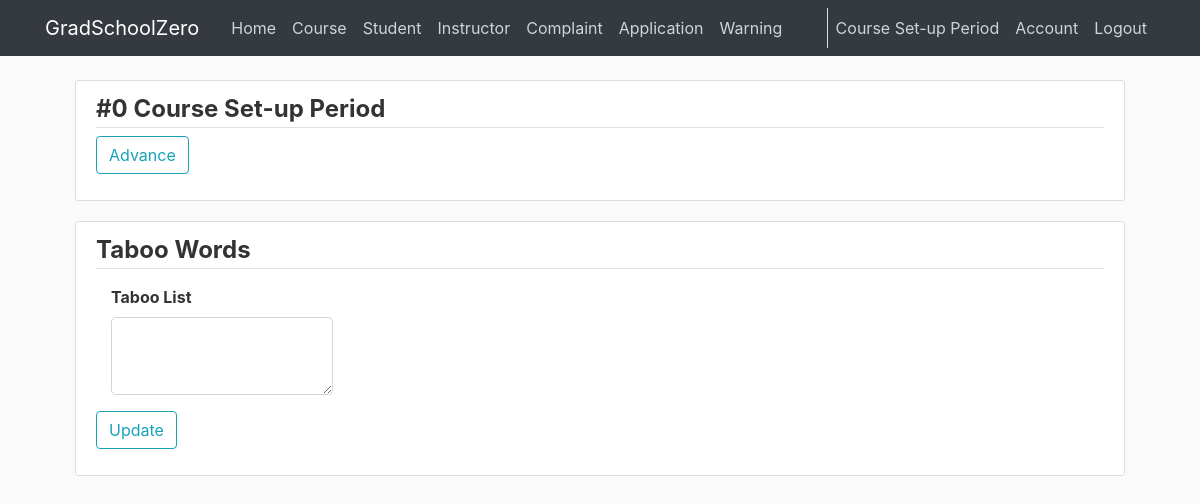
The page /admin/period (signed in) on the database as committed earlier.
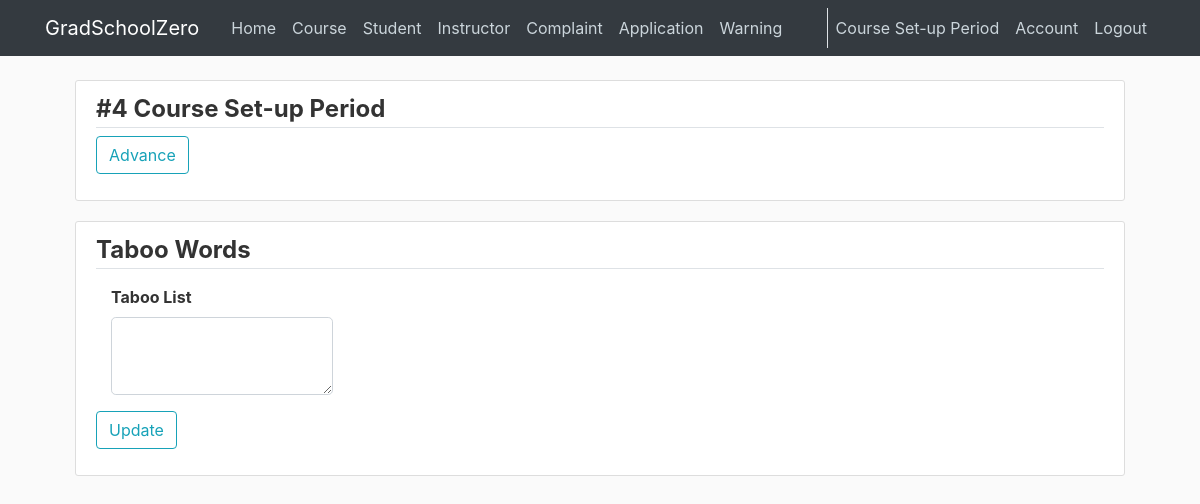
The same page on the database as committed later.
### cunyzero/models.py (models this page shows, shortened)
class Period(db.Model):#set-up, registration, running, or grading period
    id = db.Column(db.Integer, primary_key=True)
    period = db.Column(db.Integer, nullable = False, default=0)#periods passed
    def getPeriodName(self):# returns set-up, registration, running, or grading period
        remainder = self.period % 4
        if remainder==0:
            return "Course Set-up Period"

### cunyzero/routes.py (the view)
@app.route('/admin/period', methods=['GET', 'POST'])
def change_period():
    if current_user.role != "Admin":
        return redirect(url_for('home'))
    form = SystemForm()
    period = Period.query.all()[0]
    admin = Admin.query.all()[0]
    if form.validate_on_submit():
        if form.updateTaboo.data:
            admin.taboo_list = form.taboo_list.data
            db.session.commit()
            flash("Taboo List Updated!", 'success')
        if form.nextPeriod.data:
            period.advancePeriod()#advance to next period and do the task logic
            flash("Period Advanced!", 'success')
    elif request.method=='GET':
        form.taboo_list.data = admin.taboo_list
    return render_template("change-period.html", form=form, period=period)

### cunyzero/forms.py
class SystemForm(FlaskForm):
    taboo_list = TextAreaField('Taboo List')
    updateTaboo = SubmitField('Update')
    nextPeriod = SubmitField('Advance')

### cunyzero/models.py (called while the page is built)
@login_manager.user_loader
def load_user(user_id):
    return User.query.get(int(user_id))

    def getPeriodName(self):
        return Period.query.all()[0].getPeriodName()

### cunyzero/templates/change-period.html (shortened to what this page needs)
{% extends "layout.html" %}
{% block content %}
<div class="container">
    <form method = "post">
        <fieldset class="form-group" action="">
            <div class="container">
                <div class="meda content-section">
                    <legend class="border-bottom mb-10"><strong>#{{period.period}} {{period.getPeriodName()}}</strong></legend>
                    <div class="form-group">
                        {{ form.nextPeriod(class="btn btn-outline-info") }}
                    </div>
                </div>
                <div class="meda content-section">
                    <legend class="border-bottom mb-10"><strong>Taboo Words</strong></legend>
                    <p>
                        <div class="form-group col-md-3">
                            <strong>{{ form.taboo_list.label(class="form-control-label") }}</strong>
                            {% if form.taboo_list.errors %}
                                {{ form.taboo_list(class="form-control form-control-lg is-invalid") }}
                                <div class="invalid-feedback">
                                    {% for error in form.taboo_list.errors %}
                                        <span>{{ error }}</span>
                                    {% endfor%}
                                </div>
                            {% else %}
                                {{ form.taboo_list(class="form-control form-control-lg") }}
                            {% endif %}
                        </div>
                    </p>
                    <div class="form-group">
                        {{ form.updateTaboo(class="btn btn-outline-info") }}
                    </div>
                </div>
            </div>
        </fieldset>
    </form>
</div>
{% endblock %}

### cunyzero/templates/layout.html (shortened to what this page needs)
<!DOCTYPE html>
<html lang="en">
<head>
    <link rel="stylesheet" href="https://maxcdn.bootstrapcdn.com/bootstrap/4.0.0/css/bootstrap.min.css">
    <link rel="stylesheet" type="text/css" href="{{ url_for('static', filename='main.css') }}">
    <link rel="stylesheet" type="text/css" href="{{ url_for('static', filename='uicons-regular-rounded.css') }}">
</head>
<body id="bootstrap-overrides">
    <header class="site-header">
        <nav class="navbar navbar-expand-md navbar-dark bg-dark fixed-top">
            <div class="container">
                <a class="navbar-brand mr-4" href="/">GradSchoolZero</a>
                <div class="collapse navbar-collapse" id="navbarToggle">
                    <div class="navbar-nav mr-auto">
                        <a class="nav-item nav-link" href="{{ url_for('home') }}">Home</a>
                        {% if current_user.is_authenticated %}
                            {% if current_user.role == 'Visitor' %}
                                <a class="nav-item nav-link" href="{{ url_for('course_manage') }}">Course</a>
                                <a class="nav-item nav-link" href="{{ url_for('instructor_manage') }}">Instructor</a>
                            {% elif current_user.role == 'Admin' %}
                                <a class="nav-item nav-link" href="{{ url_for('course_manage') }}">Course</a>
                                <a class="nav-item nav-link" href="{{ url_for('student_manage') }}">Student</a>
                                <a class="nav-item nav-link" href="{{ url_for('instructor_manage') }}">Instructor</a>
                                <a class="nav-item nav-link" href="{{ url_for('complaint_manage') }}">Complaint</a>
                                <a class="nav-item nav-link" href="{{ url_for('application_manage') }}">Application</a>
                                <a class="nav-item nav-link" href="{{ url_for('review_warning_page') }}">Warning</a>
                            {% endif %}
                        {% endif %}
                    </div>
                    <div class="border-left navbar-nav">
                        {% if current_user.is_authenticated %}
                            {% if current_user.role == 'Visitor' %}
                                <a class="nav-item nav-link" href="{{ url_for('enrollment_application') }}">Enrollment</a>
                                <a class="nav-item nav-link" href="{{ url_for('logout') }}">Logout</a>
                            {% else %}
                                {% if current_user.role == "Admin" %}
                                    <a class="nav-item nav-link" href="{{ url_for('change_period') }}">{{current_user.getPeriodName()}}</a>
                                {% else %}
                                     <a class="nav-item nav-link">{{current_user.getPeriodName()}}</a>
                                {% endif %}
                                <a class="nav-item nav-link" href="{{ url_for('account') }}">Account</a>
                                <a class="nav-item nav-link" href="{{ url_for('logout') }}">Logout</a>
                            {% endif %}
                        {% else %}
                            <a class="nav-item nav-link" href="{{ url_for('login') }}">Login</a>
                            <a class="nav-item nav-link" href="{{ url_for('register') }}">Register</a>
                        {% endif %}
                    </div>
                </div>
            </div>
        </nav>
    </header>
    <main role="main" class="container">
        <div class="row">
            <div class="col-md-12">
                {% block content %}{% endblock %}
            </div>
        </div>
    </main>
</body>
</html>

Rows that differ between the two databases and show on the page:
changed Period "Course Set-up Period": period "0" → "4"
